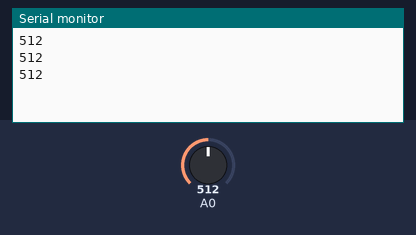
Recording of a sketch running on a simulated Arduino Uno, built with avr-gcc and run on an emulated ATmega328P. Shown: the last lines printed to the serial monitor. The test bench sets the inputs (shaded band); at power-on: A0 = 512.

Above: at 1.2 s.
1.3 s: A0 set to 716
At 1.9 s:
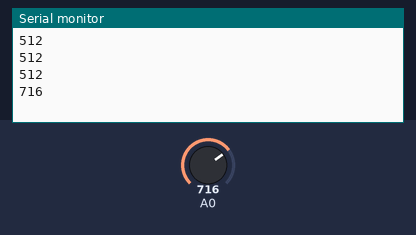
2.8 s: A0 set to 900
At 3.4 s:
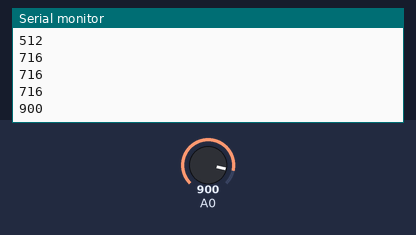
Timing chart, 0 to 5.8 s (numbered marks = the images above; inputs shaded):
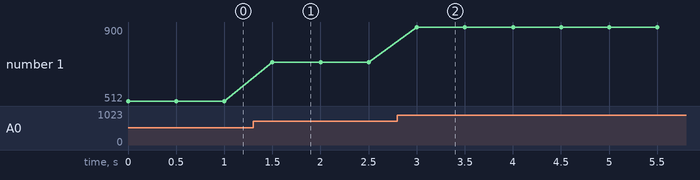

Measured:
- after the input at 1.3 s, the serial monitor: prints a new line after 0.20 s (image 1)
- after the input at 2.8 s, the serial monitor: prints a new line after 0.20 s (image 2)
- plotted number 1: 512 → 716 after the input at 1.3 s, 716 → 900 after the input at 2.8 s

The sketch:

rs232.ino
```cpp
int led = 13;
void setup()
{
  Serial.begin(9600);
  //pinMode(led,OUTPUT);
}
void loop()
{
  int temp;
    temp=Serial.read();
    // if(temp=='V'){
     // digitalWrite();
     //Serial.write((char)65);
    // Serial.print("dokimastiko");
    // Serial.print(123);
     Serial.print(analogRead(0));
     Serial.print('\n');
   // Serial.println(1);

 delay(500);
}
```
